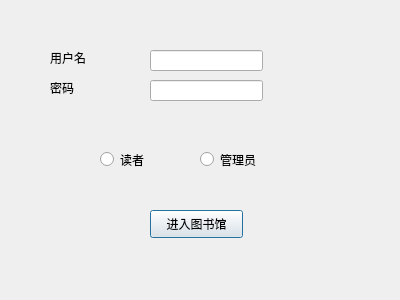
<?xml version="1.0" encoding="UTF-8"?>
<ui version="4.0">
 <class>Loadlogin</class>
 <widget class="QDialog" name="Loadlogin">
  <property name="geometry">
   <rect>
    <x>0</x>
    <y>0</y>
    <width>400</width>
    <height>300</height>
   </rect>
  </property>
  <property name="windowTitle">
   <string>登录</string>
  </property>
  <widget class="QPushButton" name="enter">
   <property name="geometry">
    <rect>
     <x>150</x>
     <y>210</y>
     <width>93</width>
     <height>28</height>
    </rect>
   </property>
   <property name="text">
    <string>进入图书馆</string>
   </property>
  </widget>
  <widget class="QRadioButton" name="reader">
   <property name="geometry">
    <rect>
     <x>100</x>
     <y>150</y>
     <width>115</width>
     <height>19</height>
    </rect>
   </property>
   <property name="text">
    <string>读者</string>
   </property>
  </widget>
  <widget class="QRadioButton" name="administrator">
   <property name="geometry">
    <rect>
     <x>200</x>
     <y>150</y>
     <width>115</width>
     <height>19</height>
    </rect>
   </property>
   <property name="text">
    <string>管理员</string>
   </property>
  </widget>
  <widget class="QLabel" name="label">
   <property name="geometry">
    <rect>
     <x>50</x>
     <y>50</y>
     <width>72</width>
     <height>15</height>
    </rect>
   </property>
   <property name="text">
    <string>用户名</string>
   </property>
  </widget>
  <widget class="QLabel" name="label_2">
   <property name="geometry">
    <rect>
     <x>50</x>
     <y>80</y>
     <width>72</width>
     <height>15</height>
    </rect>
   </property>
   <property name="text">
    <string>密码</string>
   </property>
  </widget>
  <widget class="QLineEdit" name="username">
   <property name="geometry">
    <rect>
     <x>150</x>
     <y>50</y>
     <width>113</width>
     <height>21</height>
    </rect>
   </property>
  </widget>
  <widget class="QLineEdit" name="password">
   <property name="geometry">
    <rect>
     <x>150</x>
     <y>80</y>
     <width>113</width>
     <height>21</height>
    </rect>
   </property>
   <property name="echoMode">
    <enum>QLineEdit::Password</enum>
   </property>
  </widget>
 </widget>
 <resources/>
 <connections/>
</ui>
